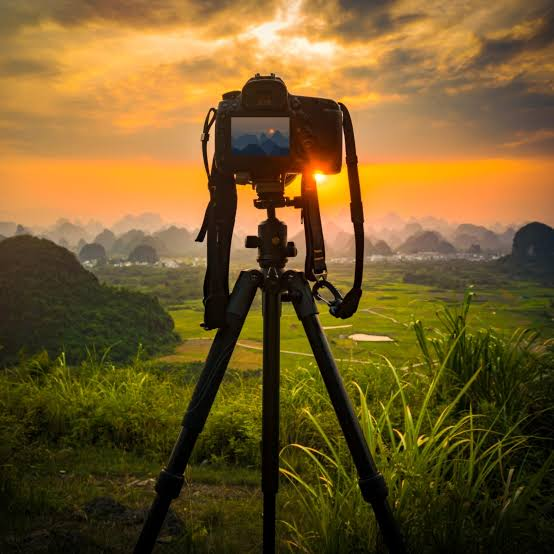
#> input picture image.jpg, 554 x 554 px
$ python 21-separate.py
#> lines starting #> are read from the running program, lines starting #| are printed output that depends on the picture; after the words box and inside, x2 and y2 are one past the last pixel; in counts of white or black regions, pixels touching at a corner belong together
import cv2
import numpy as np

img = cv2.imread("image.jpg")
#> img is the input picture: shape (554, 554, 3); mean B, G, R 41.1, 91, 116.9
if img is None:
    raise FileNotFoundError("Put a valid 'input.jpg' in your working directory.")

# 1. Convert to grayscale and apply Otsu's automatic thresholding
gray = cv2.cvtColor(img, cv2.COLOR_BGR2GRAY)
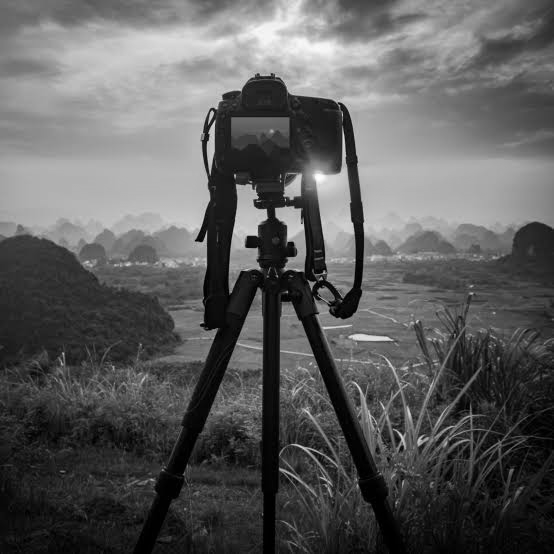
#> gray: shape (554, 554); min 0, max 254, mean 93
_, mask = cv2.threshold(gray, 0, 255, cv2.THRESH_BINARY + cv2.THRESH_OTSU)
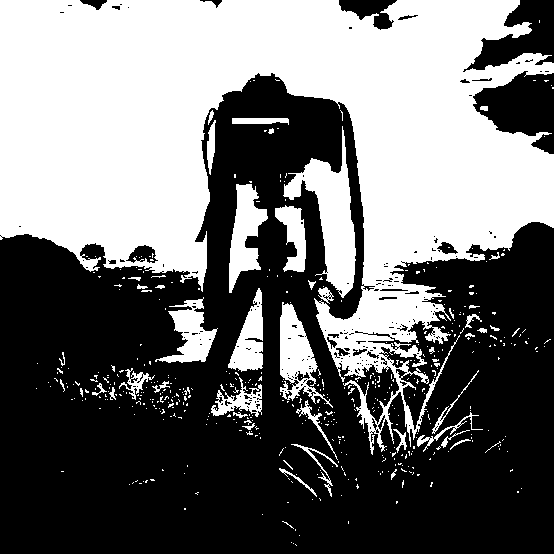
#> mask: shape (554, 554); 44.2% white; 491 white regions (446 under 20 px), largest, box (x1, y1, x2, y2) and area: (0, 0, 554, 455) 116344, (283, 126, 356, 298) 4655, (280, 302, 333, 408) 2310

# 2. Convert to float [0, 1] and feather edges for clean blending
fg_mask = (mask.astype(np.float32) / 255.0)
fg_mask = cv2.GaussianBlur(fg_mask, (7, 7), 0)[:, :, None]
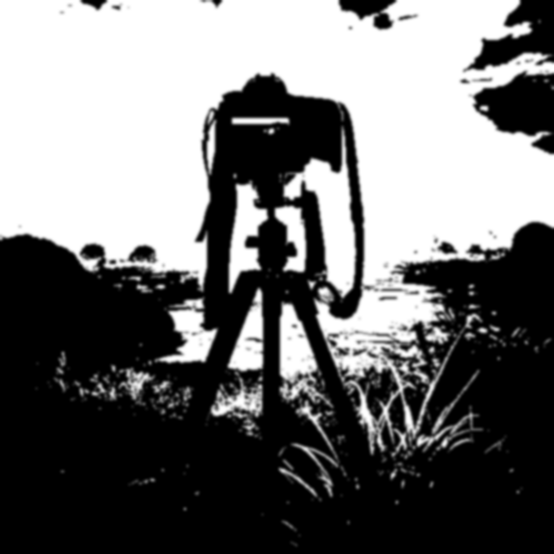
#> fg_mask: shape (554, 554, 1) float32; min 0, max 1, mean 0.442

# 3. Blur background and alpha-blend
blurred_bg = cv2.GaussianBlur(img, (35, 35), 0)
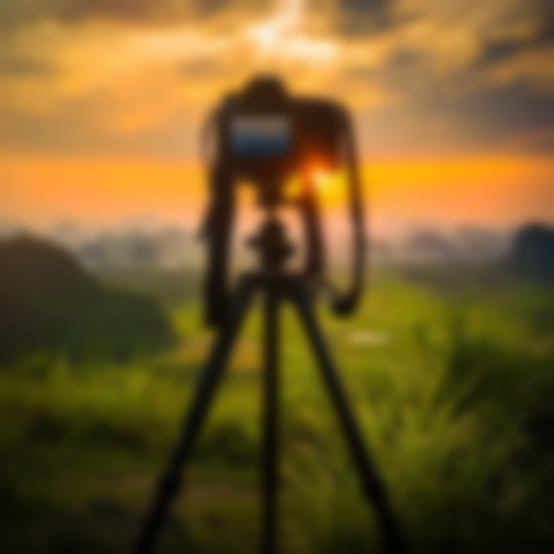
#> blurred_bg: shape (554, 554, 3); mean B, G, R 41.1, 91, 116.9
output = (img * fg_mask + blurred_bg * (1.0 - fg_mask)).astype(np.uint8)
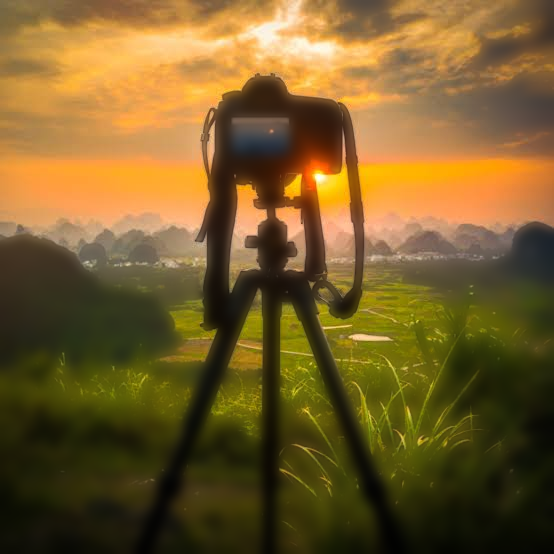
#> output: shape (554, 554, 3); mean B, G, R 41.9, 93, 119.3

cv2.imshow("Threshold Mask", mask)
cv2.imshow("Blurred Background", output)
cv2.waitKey(0)
cv2.destroyAllWindows()

$ run again, with 11_sharpning_filter.jpg copied over image.jpg
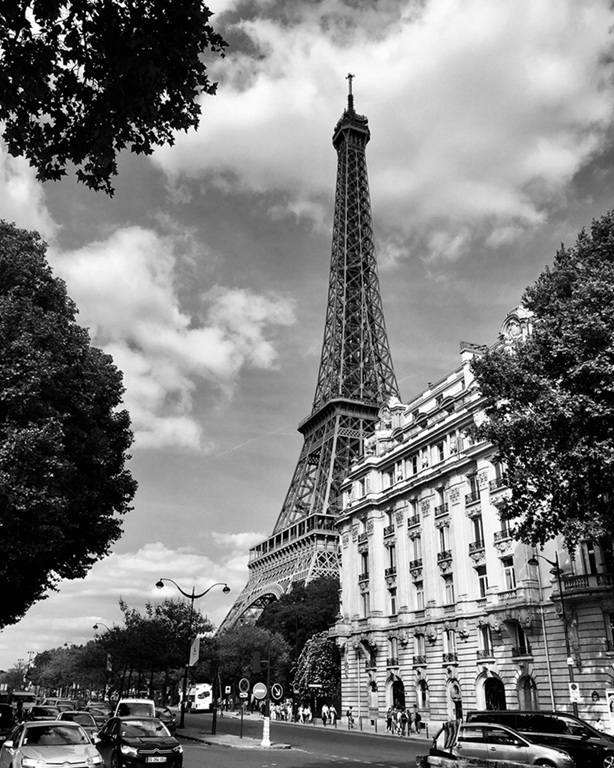
#> input picture 11_sharpning_filter.jpg, 614 x 768 px
#> img is the input picture: shape (768, 614, 3); min 0, max 255, mean 123.6
#> `_, mask = cv2.threshold(gray, 0, 255, cv2.THRESH_BINARY + cv2.THRESH_O..`:
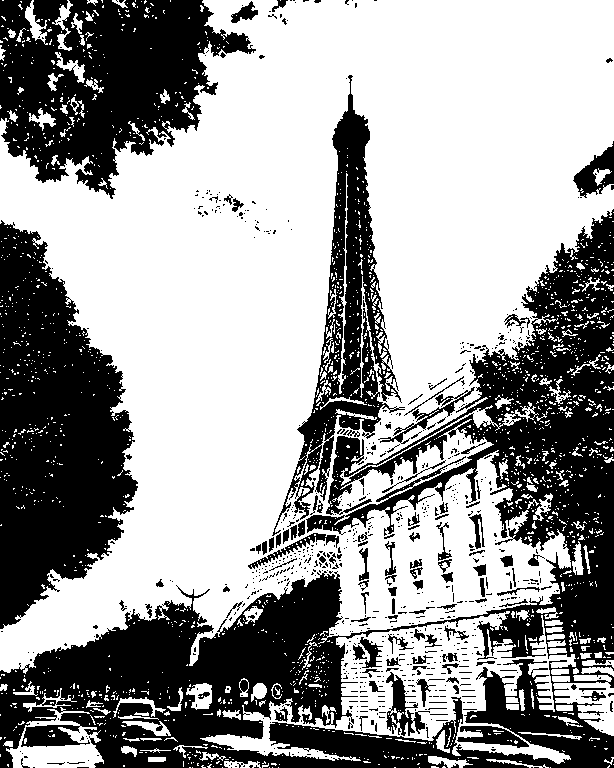
#> mask: shape (768, 614); 60.5% white; 790 black regions (677 under 20 px), largest, box (x1, y1, x2, y2) and area: (0, 209, 614, 768) 93258, (0, 220, 138, 629) 35704, (0, 0, 256, 199) 29514
#> `output = (img * fg_mask + blurred_bg * (1.0 - fg_mask)).astype(np.uint8)`:
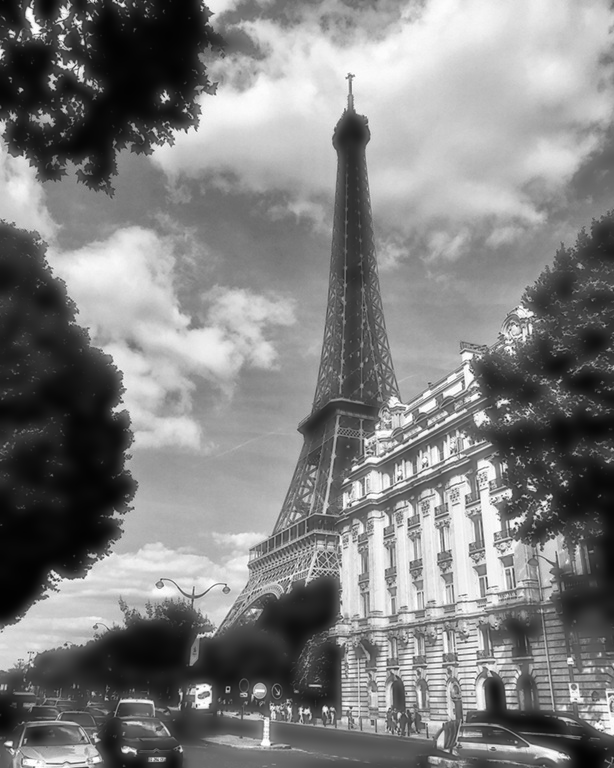
#> output: shape (768, 614, 3); min 2, max 255, mean 128

$ run again, with 3_negative.jpg copied over image.jpg
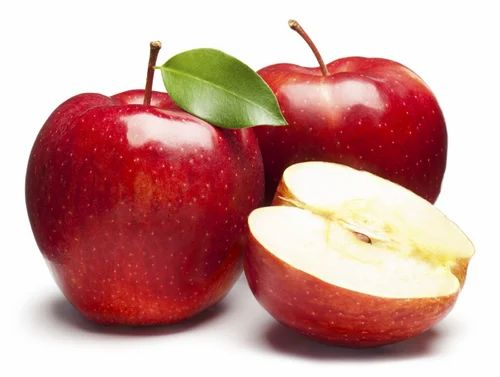
#> input picture 3_negative.jpg, 500 x 377 px
#> img is the input picture: shape (377, 500, 3); mean B, G, R 152.1, 156.4, 203.6
#> `_, mask = cv2.threshold(gray, 0, 255, cv2.THRESH_BINARY + cv2.THRESH_O..`:
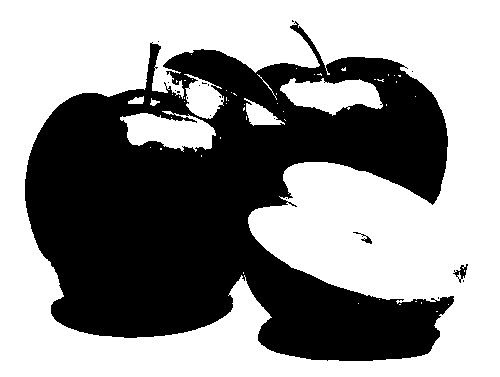
#> mask: shape (377, 500); 56.9% white; 19 black regions (16 under 20 px), largest, box (x1, y1, x2, y2) and area: (25, 21, 454, 361) 81126, (453, 264, 468, 283) 101, (353, 232, 372, 244) 58
#> `output = (img * fg_mask + blurred_bg * (1.0 - fg_mask)).astype(np.uint8)`:
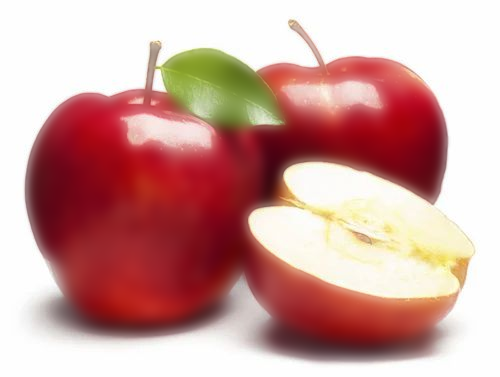
#> output: shape (377, 500, 3); mean B, G, R 155.5, 159.8, 205.5
